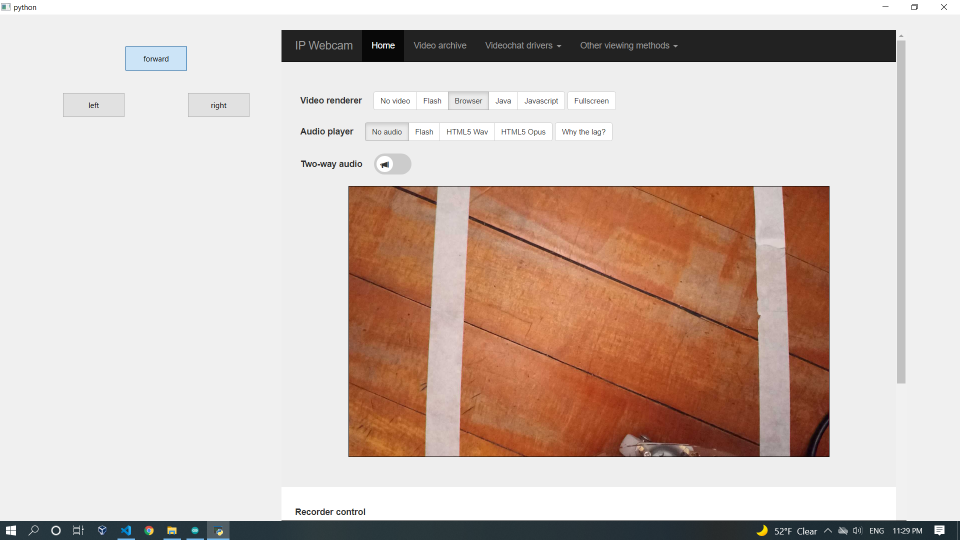
#> input picture img/forward_12.png, 1920 x 1080 px (shown at 1/2 size); its folder holds 4 pictures in this run
$ python inference.py
#> lines starting #> are read from the running program, lines starting #| are printed output that depends on the picture; after the words box and inside, x2 and y2 are one past the last pixel; in counts of white or black regions, pixels touching at a corner belong together
import cv2
import numpy as np
from os import listdir
from os.path import isfile, join
from sklearn.neural_network import MLPClassifier
from sklearn.model_selection import train_test_split
from sklearn.preprocessing import StandardScaler
from PIL import Image

X = []
y = []

files_name = [f for f in listdir('img') if isfile(join('img', f))]
for name in files_name:
    try:
        # load the image
        img = cv2.imread(join('img', name),0)
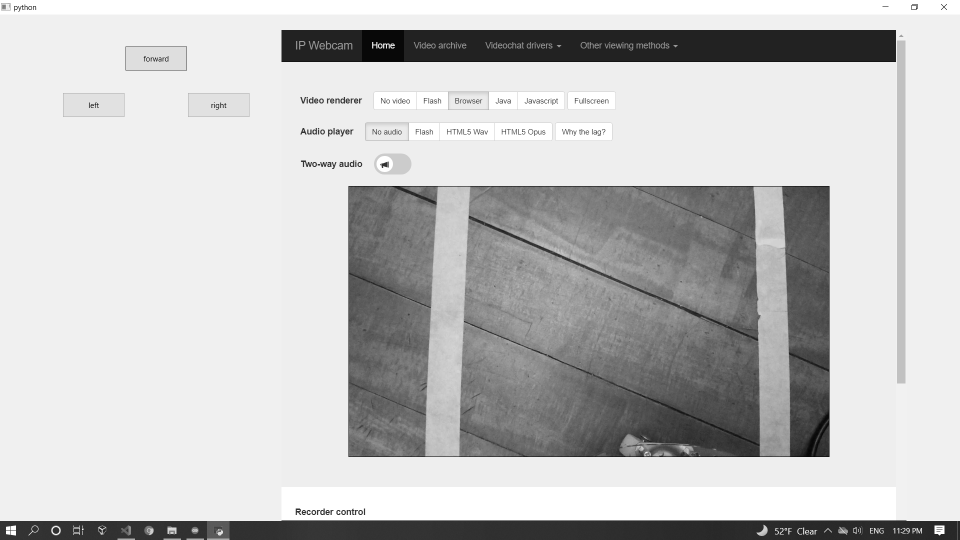
#> img: shape (1080, 1920) (shown at 1/2 size); min 0, max 255, mean 195.7
        img = img[400:900,700:1650]
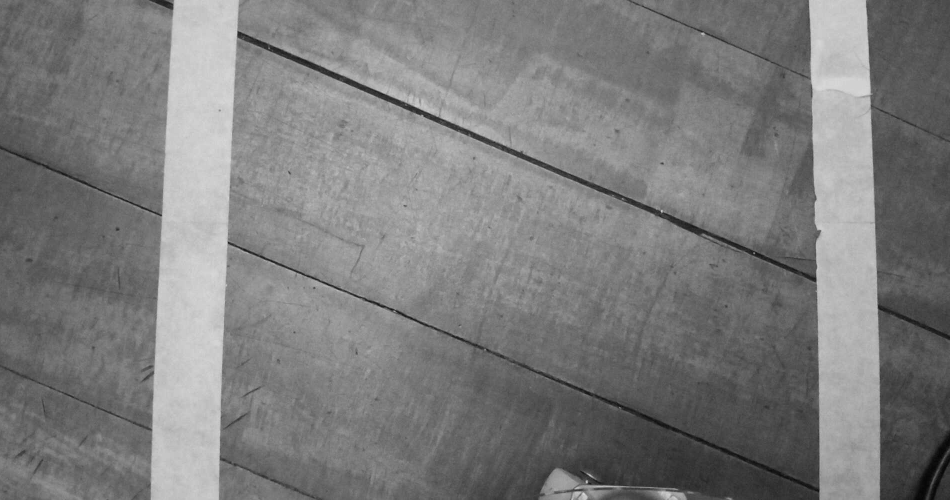
#> img: shape (500, 950); min 3, max 216, mean 124.2
        # blur to remove details
        img = cv2.blur(img,(10,10))
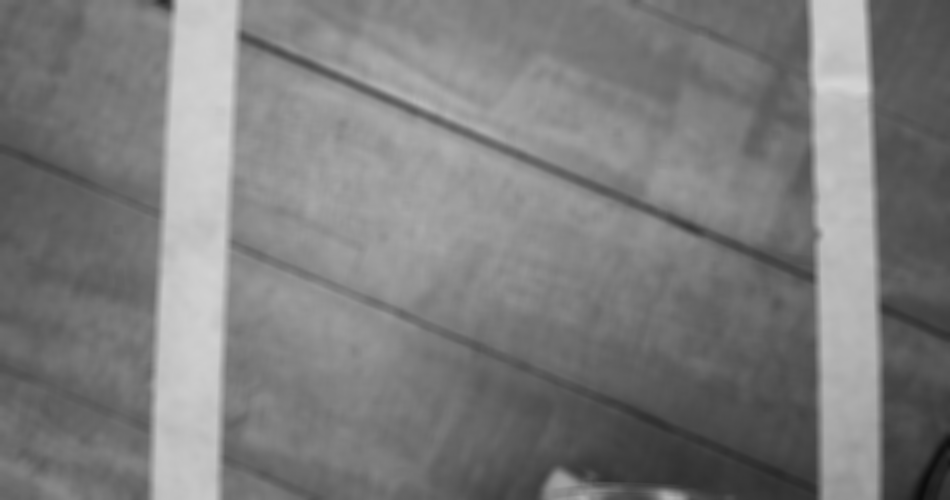
#> img: shape (500, 950); min 12, max 212, mean 124.2
        retval, img = cv2.threshold(img,170,255, cv2.THRESH_BINARY)
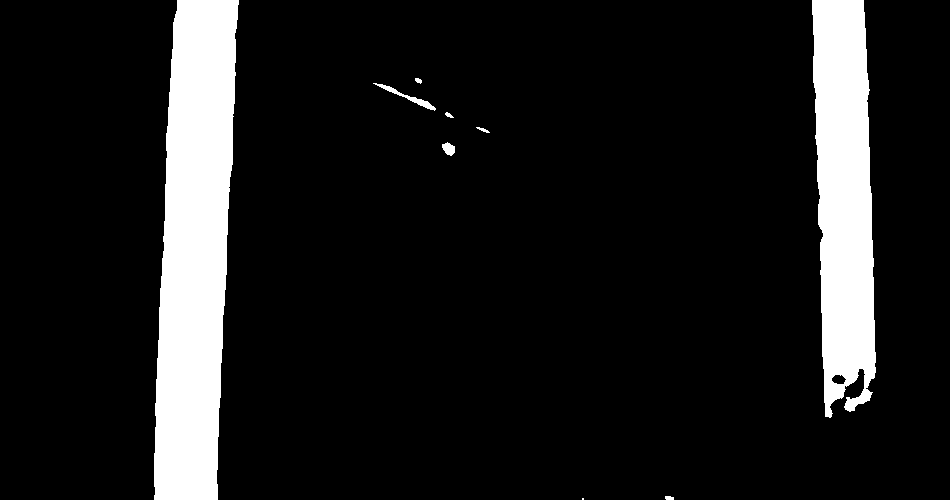
#> img: shape (500, 950); 11.3% white; 9 white regions (1 under 20 px), largest, box (x1, y1, x2, y2) and area: (154, 0, 239, 500) 32162, (812, 0, 876, 418) 20840, (373, 83, 436, 111) 279
        # resize to improve performance
        img = cv2.resize(img, (25, 25))
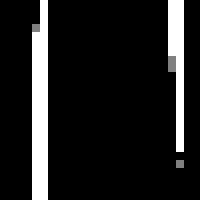
#> img: shape (25, 25) (shown 8 times larger); min 0, max 255, mean 30.2

        # convert to array
        image_as_array = np.ndarray.flatten(np.array(img))
#> image_as_array = 625 values, max 255 at index 5, min 0 at index 0, mean 30.2
        # add our image to the dataset
        X.append(image_as_array)
        # retrive the direction from the filename
        y.append(name.split('_')[0])
    except Exception as inst:
        print(name)
        print(inst)
#> pass 2 of the loop `for name in files_name:`:
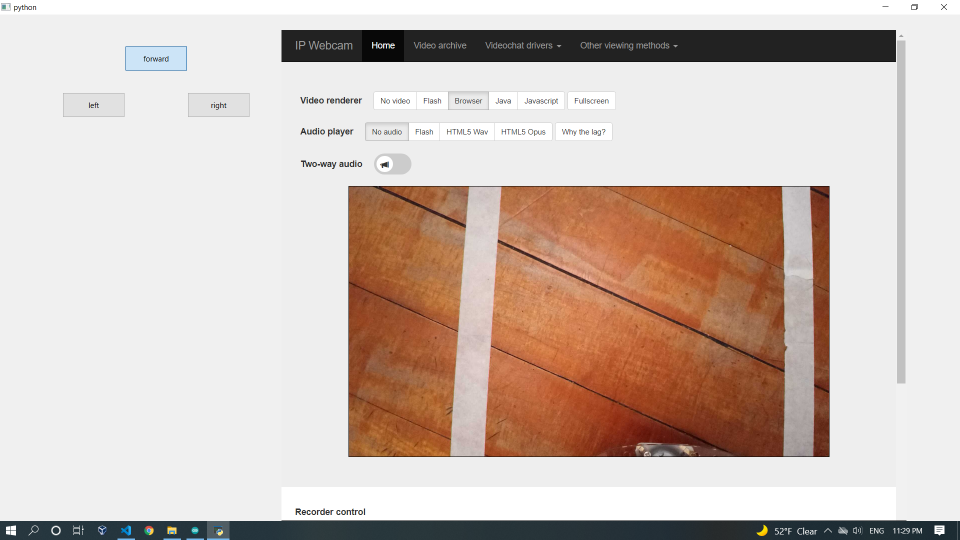
#> input picture img/forward_13.png, 1920 x 1080 px (shown at 1/2 size)
#> `retval, img = cv2.threshold(img,170,255, cv2.THRESH_BINARY)`:
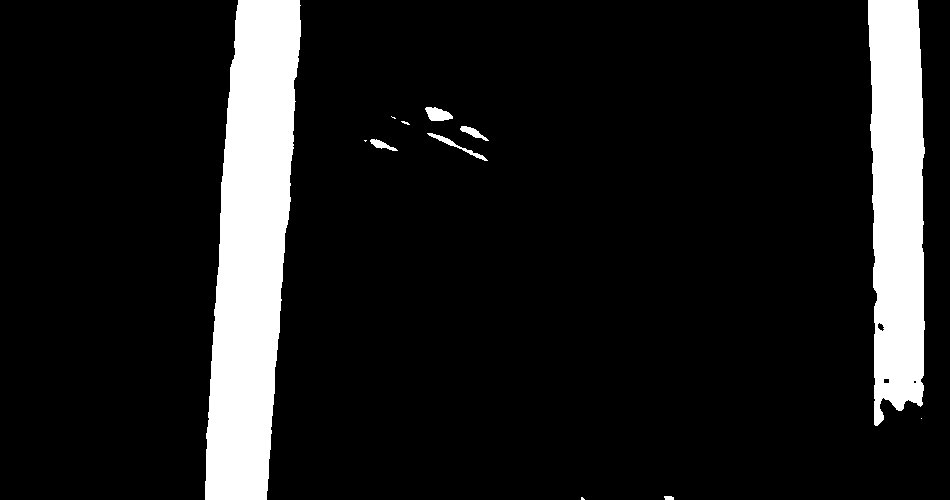
#> img: shape (500, 950); 11.4% white; 12 white regions (5 under 20 px), largest, box (x1, y1, x2, y2) and area: (205, 0, 301, 500) 32841, (868, 0, 925, 426) 20431, (425, 107, 453, 121) 273
#> `img = cv2.resize(img, (25, 25))`:
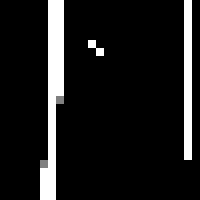
#> img: shape (25, 25) (shown 8 times larger); min 0, max 255, mean 26.1
#> image_as_array = 625 values, max 255 at index 6, min 0 at index 0, mean 26.11
#> pass 3 of the loop `for name in files_name:`:
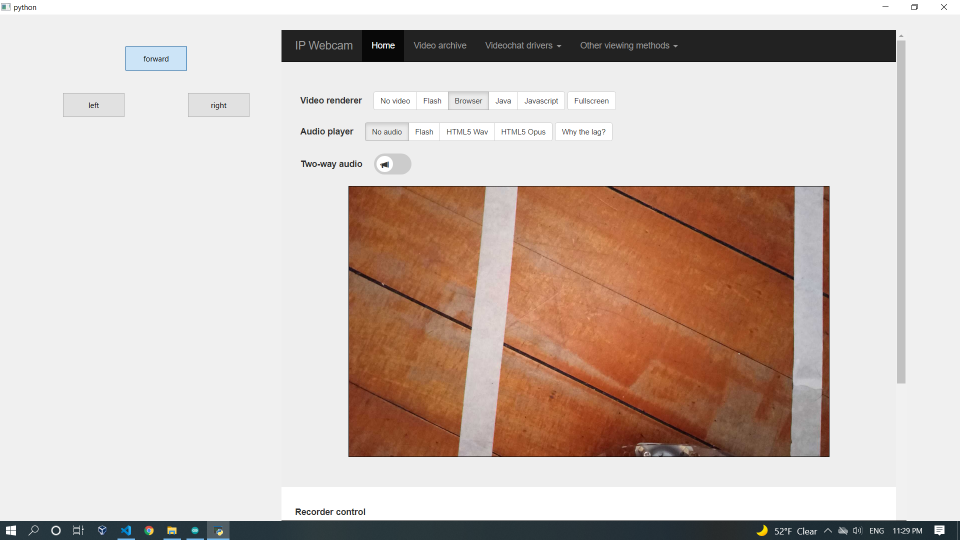
#> input picture img/forward_14.png, 1920 x 1080 px (shown at 1/2 size)
#> `retval, img = cv2.threshold(img,170,255, cv2.THRESH_BINARY)`:
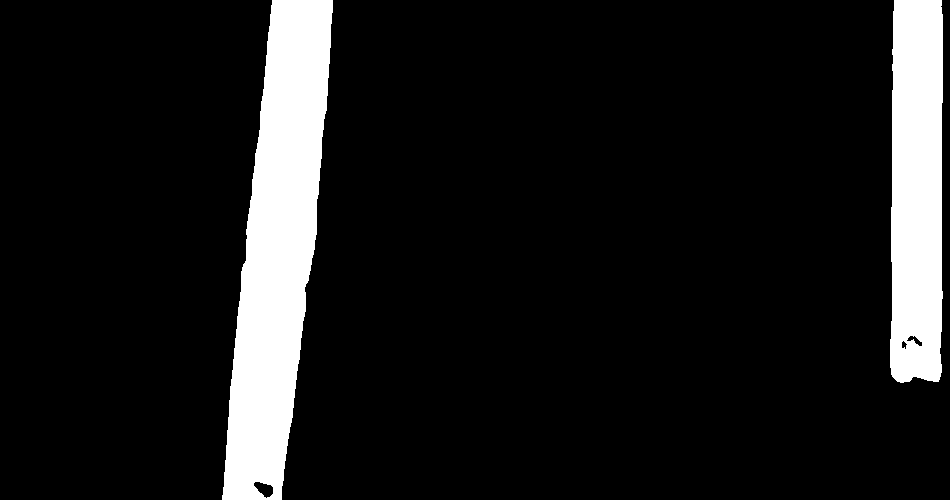
#> img: shape (500, 950); 10.8% white; 2 white regions, box (x1, y1, x2, y2) and area: (222, 0, 333, 500) 32247, (890, 0, 943, 383) 19029
#> `img = cv2.resize(img, (25, 25))`:
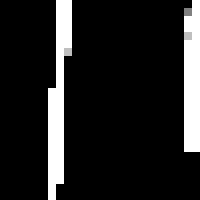
#> img: shape (25, 25) (shown 8 times larger); min 0, max 255, mean 32.6
#> image_as_array = 625 values, max 255 at index 7, min 0 at index 0, mean 32.64
#> the loop made 4 passes; the first 3 are shown


# split for testing
X_train, X_test, y_train, y_test = train_test_split(X, y, test_size=0.33, random_state=42)

# scale the data
scaler = StandardScaler()
scaler.fit(X_train)
X_train = scaler.transform(X_train)
X_test = scaler.transform(X_test)


clf = MLPClassifier(solver='lbfgs', alpha=0.1, random_state=1 ,hidden_layer_sizes=50, max_iter=2000)
clf.fit(X_train, y_train)

pred = clf.predict(X_test)
print("total", len(y_test))
print(np.sum(pred == y_test))
